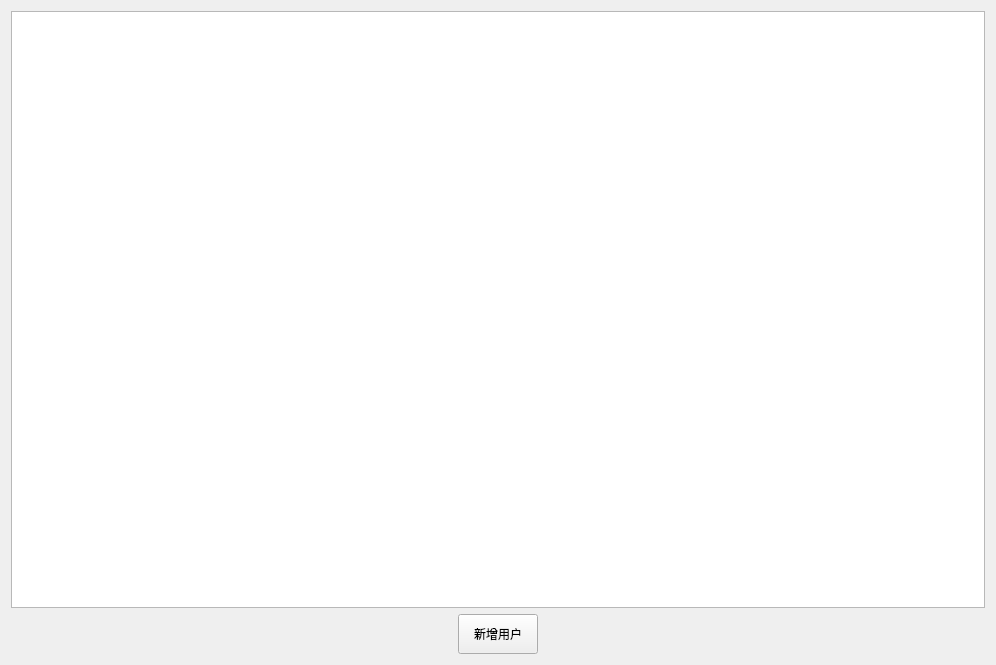
<?xml version="1.0" encoding="UTF-8"?>
<ui version="4.0">
 <class>Form</class>
 <widget class="QWidget" name="Form">
  <property name="geometry">
   <rect>
    <x>0</x>
    <y>0</y>
    <width>996</width>
    <height>665</height>
   </rect>
  </property>
  <property name="windowTitle">
   <string>Form</string>
  </property>
  <layout class="QVBoxLayout" name="verticalLayout">
   <item>
    <widget class="QTableWidget" name="tableWidget"/>
   </item>
   <item>
    <layout class="QHBoxLayout" name="horizontalLayout">
     <item>
      <spacer name="horizontalSpacer">
       <property name="orientation">
        <enum>Qt::Horizontal</enum>
       </property>
       <property name="sizeHint" stdset="0">
        <size>
         <width>40</width>
         <height>20</height>
        </size>
       </property>
      </spacer>
     </item>
     <item>
      <widget class="QPushButton" name="addButton">
       <property name="minimumSize">
        <size>
         <width>50</width>
         <height>40</height>
        </size>
       </property>
       <property name="sizeIncrement">
        <size>
         <width>0</width>
         <height>0</height>
        </size>
       </property>
       <property name="text">
        <string>新增用户</string>
       </property>
      </widget>
     </item>
     <item>
      <spacer name="horizontalSpacer_2">
       <property name="orientation">
        <enum>Qt::Horizontal</enum>
       </property>
       <property name="sizeHint" stdset="0">
        <size>
         <width>40</width>
         <height>20</height>
        </size>
       </property>
      </spacer>
     </item>
    </layout>
   </item>
  </layout>
 </widget>
 <resources/>
 <connections/>
</ui>
